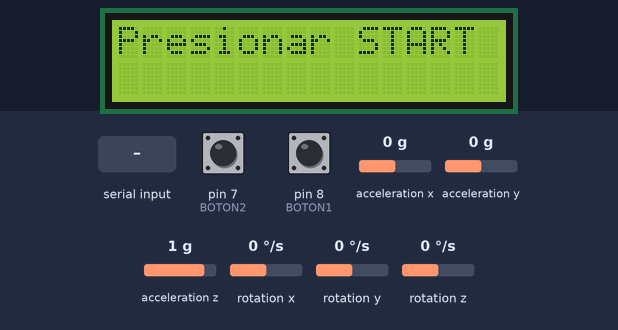
Bench run of a sketch on a simulated Arduino Uno, built with avr-gcc and run on an emulated ATmega328P. Shown: 16×2 character LCD. Inputs (shaded band) come from the test bench; at power-on: pin 8 (BOTON1) LOW, pin 7 (BOTON2) LOW, acceleration x 0 g, acceleration y 0 g, acceleration z 1 g, rotation x 0 °/s, rotation y 0 °/s, rotation z 0 °/s. What the sketch prints to the serial monitor is not drawn.

Above: at 7.2 s.
7.3 s: pin 8 (BOTON1) pulled HIGH for 0.6 s
At 9.4 s:
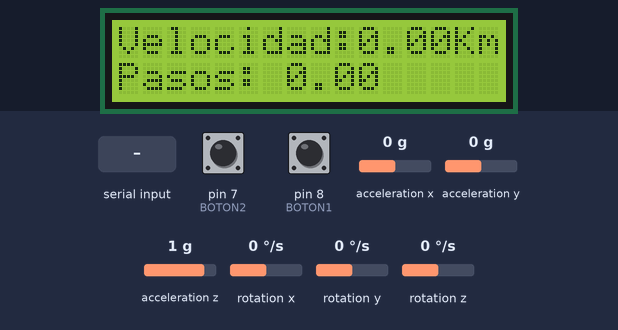
10.9 s: pin 7 (BOTON2) pulled HIGH for 0.6 s
At 11.4 s:
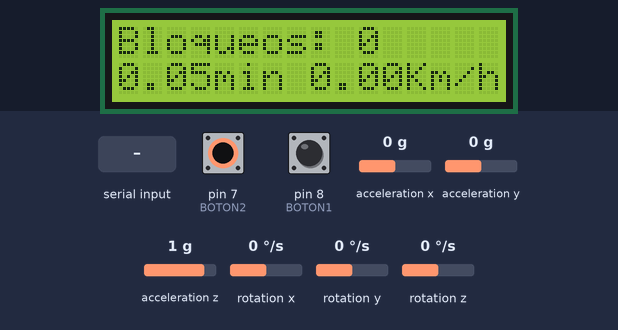
13.0 s: "1" received over the second serial link
At 13.5 s:
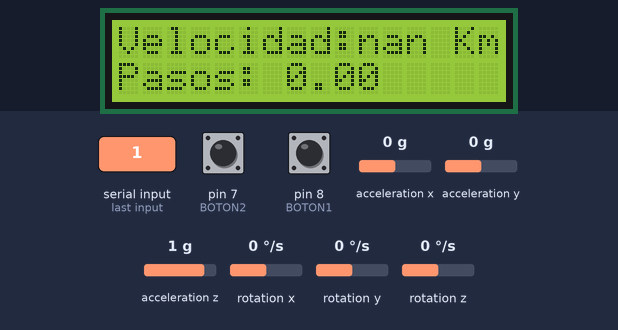
16.0 s: pin 7 (BOTON2) pulled HIGH for 1 s
At 17.7 s:
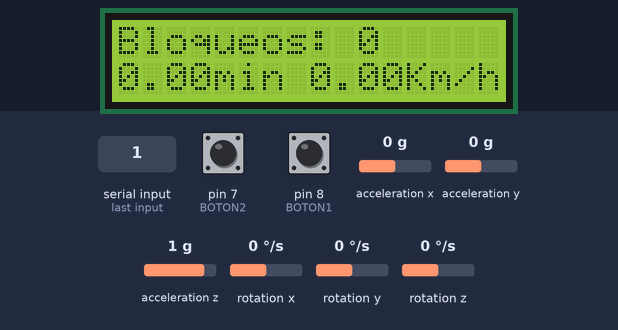
18.5 s: "1\n" received over the second serial link
At 20.3 s:
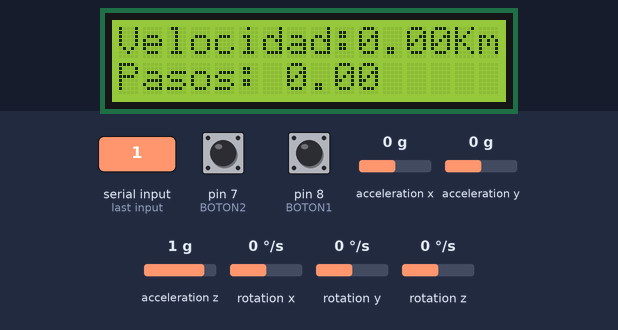
21.5 s: "0" received over the second serial link
At 23.3 s:
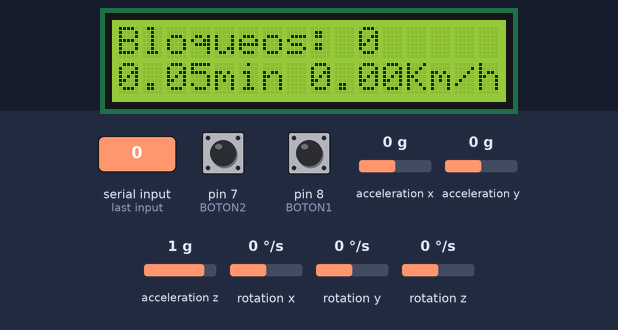
Timing chart, 0 to 24.4 s (numbered marks = the images above; inputs shaded):
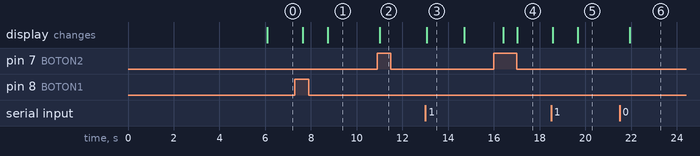

The sketch:

v3.2_ControlBotones-y-MostrarDatos.ino
```cpp
// Control del MPU6050 mediante la libreria I2C
// Libreria MPU6050.h requiere I2Cdev.h
// Libreria I2Cdev.h requiere Wire.h

#include "I2Cdev.h"
#include "MPU6050.h"
#include "Wire.h"
#include <LiquidCrystal_I2C.h>
#include <SoftwareSerial.h>

// El MPU6050 presenta por defecto una direccion de 0x68
MPU6050 mpu;

// Crear el objeto LCD
LiquidCrystal_I2C lcd(0x27, 16,2);

// Crear instancia de SoftwareSerial para el HC-05
SoftwareSerial btSerial(10, 11);

// Valores sin procesar (valores RAW) del acelerometro y giroscopio (ejes x, y, z)
int ax, ay, az; // rango por defecto: -2g a +2g
int gx, gy, gz; // rango por defecto: -250°/sec a +250°/sec

// Valores en el Sistema Internacional
const float accEscala = (2.0 * 9.81 )/ 32768.0;
const float gyroEscala = 250.0 / 32768.0;

////////////////////////////////// VARIABLES /////////////////////////////////////
char command; // Variable para almacenar el comando recibido

String texto = "";  // texto de entrada
int boton1 = 3;     // flag para el botón START
float contP = 0;    // numero de pasos entre bloqueos
float Ptotal = 0;   // numero total de pasos
int bloqueos = 0;   // numero de bloqueos
int cont = 0;       // flag de bloqueos
int pierna = 0;     // flag paso 0: vertical o atras, 1: delante

unsigned long tiempo1 = 0;          // inicio
unsigned long tiempo2 = 0;          // fin
unsigned long tiempo = 0;           // tiempo transcurrido
unsigned long tiempo_actividad = 0; // tiempo de actividad total

float cont_espera = 0;  // tiempo entre un paso y el siguiente
int altura = 0;         // altura del paciente
float cte = 0.000f;     // constante para obtener la longitud del paso
float velocidad = 0.0;  // velocidad
float sum_vel = 0.0;    // sumatorio de la velocidad
int cont_vel = 0;       // contador de lecturas de la velocidad
float velocidadMedia = 0.0;   // velocidad media
float frecuencia;       // frecuencia
float actividadMin;    // tiempo de actividad en minutos


////////////////////////////////// FUNCIONES /////////////////////////////////////

void contarPasos(){
    // Funcion que lee los valores del acelerometro y contabiliza los pasos.
    cont_espera+= 0.5; // contar el tiempo que tarda en dar un paso

        // VALORES PARA LA PIERNA
    if ((ay * accEscala) >= 0.5 ) {  // si la pierna izquierda está hacia delante
      if (pierna == 0){ // si antes estaba en posición de reposo
        pierna = 1; // actualiza el estado de la pierna a "en movimiento".
      }
    // si la pierna está en posición vertical o hacia detrás (posición de reposo)
    } else {
      if (pierna == 1){ // si antes estaba en movimiento
        pierna = 0; // actualiza el estado de la pierna a "en reposo".
        cont_espera = 0; // reinicia el contador de espera.
        contP += 2; // incrementa el contador de pasos en 2.
        Ptotal +=2; //incrementa el nº de pasos totales en 2.
      }
    }
}

void resetActivity() {
  // Reinicia todas las variables y estados relevantes
  contP = 0;
  tiempo = 0;
  tiempo_actividad = 0;
  bloqueos = 0;
  sum_vel = 0.0;
  cont_vel = 0;
  velocidadMedia = 0.0;
  cont_espera = 0;
  Ptotal = 0;
}

void finalizarActividad(){
  // Número de bloqueos
    lcd.setCursor(0,0);
    lcd.print("Bloqueos:");
    lcd.setCursor(10, 0);
    lcd.print(bloqueos);

    // Enviar datos por Bluetooth, solo si no son NaN ni Inf
    if (!isnan(bloqueos)&& !isinf(bloqueos)) {
        btSerial.print("bloqueos:");
        btSerial.println(bloqueos);
    }

    // Número total de pasos

    // Enviar datos por Bluetooth, solo si no son NaN ni Inf
    if (!isnan(Ptotal)&& !isinf(Ptotal)) {
        btSerial.print("Ptotal:");
        btSerial.println(Ptotal);
    }

    // Tiempo total de actividad
    actividadMin = tiempo_actividad/60.;
    lcd.setCursor(0, 1);
    lcd.print(actividadMin);
    lcd.setCursor(4, 1);
    lcd.print("min");

    // Enviar datos por Bluetooth, solo si no son NaN ni Inf
    if (!isnan(actividadMin)&& !isinf(actividadMin)) {
        btSerial.print("actividadMin:");
        btSerial.println(actividadMin);
    }

    // Velocidad media
    lcd.setCursor(8, 1);
    // Cálculo de la velocidad media solo si cont_vel > 0
    if (cont_vel > 0) {
        velocidadMedia = sum_vel / cont_vel;
    }
    lcd.print(velocidadMedia);
    lcd.setCursor(12, 1);
    lcd.print("Km/h");

    // Enviar datos por Bluetooth, solo si no son NaN ni Inf
    if (!isnan(velocidadMedia)&& !isinf(velocidadMedia)) {
        btSerial.print("velocidadMedia:");
        btSerial.println(velocidadMedia);
    }

    resetActivity(); // Llama a una función para resetear la actividad
}

////////////////////////////////////////////////////////// CONFIGURACIÓN DEL ///////////////////////////////////////////////////////////
//////////////////////////////////////////////////////////    PROGRAMA       ///////////////////////////////////////////////////////////

void setup(){

  pinMode(8,INPUT); //BOTON1
  pinMode(7,INPUT); //BOTON2

  Serial.begin(9600);     // Iniciar la comunicación Serial con el PC
  btSerial.begin(9600);   // Iniciar la comunicación Serial con el HC-05
  Wire.begin();           // Iniciar I2C
  mpu.initialize();       // Iniciar mpu
  lcd.init();             // Iniciar LCD
  lcd.backlight();
  lcd.clear();

  // Introducir la altura
  Serial.print("Introduce la altura del paciente (cm): ");
  delay(3000);

  // Mostrar la altura y convertirla a entero
  texto = 155; // fijo para pruebas ------------------------
  Serial.println(texto);
  altura = texto.toInt();

  // Introducir el sexo
  Serial.print("Introduce el sexo del paciente: ");
  delay(3000);

  // Mostrar el sexo
  texto = "mujer"; // fijo para pruebas--------------------
  Serial.println(texto);

  if (texto == "mujer"){
    cte = 0.413f;  // Si se trata de una mujer
  } else {
    cte = 0.415f; // si se trata de un hombre
  }

  lcd.setCursor(0, 0);
  lcd.print("Presionar START");
}


////////////////////////////////////////////////////////// PROGRAMA PRINCIPAL ///////////////////////////////////////////////////////////

void loop(){

  // Verificar si hay un comando disponible a través de Bluetooth
  if (btSerial.available()) {
    char command = btSerial.read();

    if (command == '1') {
      boton1 = 1; // Iniciar la actividad como si se presionara el botón físico
      tiempo1 = millis() / 1000;
      lcd.clear();
    } else if (command == '0') {
      boton1 = 0; // Finalizar la actividad como si se presionara el botón físico
      lcd.clear();
      finalizarActividad();
    }
  }

  // Verificar si hay acción disponible a través de hardware

  if (digitalRead(8) == HIGH){  // botón START presionado
    boton1 = 1;                 // cambiar el estado del boton
    btSerial.println('1');      // Enviar estado al script de Python
    tiempo1 = millis()/1000;    // inicializamos el tiempo
    lcd.clear();                // borrar el contenido del lcd
  }
  if (digitalRead(7) == HIGH){  // botón STOP presionado
    boton1 = 0;                 // cambiar el estado del boton
    btSerial.println('0');      // Enviar estado al script de Python
    lcd.clear();                // borrar el contenido del lcd
    finalizarActividad();
  }

  // Funcionamiento según el estado del botón

  if (boton1 == 1){ // INICIO DE LA MARCHA
    // Leer el tiempo en ese instante y dividirlo entre 1000 para obtener el tiempo en segundos
    tiempo2 = millis()/1000;
    mpu.getAcceleration(&ax, &ay, &az); // leer ejes del acelerometro
    mpu.getRotation(&gx, &gy, &gz);     // leer ejes del giroscopio

    // PASOS
    contarPasos(); // contamos los pasos
    lcd.setCursor(0, 1);
    lcd.print("Pasos:");
    lcd.setCursor(7, 1);
    lcd.print(contP);

    // Enviar datos por Bluetooth, solo si no son 0, NaN ni Inf
    if (contP > 0 && !isnan(contP) && !isinf(contP)) {
        btSerial.print("contP:");
        btSerial.println(contP);
    }

    // TIEMPO
    lcd.setCursor(0, 0);
    lcd.print("Tiempo:");
    lcd.setCursor(8, 0);
    lcd.print(tiempo);
    lcd.setCursor(11, 0);
    lcd.print("s");

    // Enviar datos por Bluetooth, solo si no son 0, NaN ni Inf
    if (tiempo > 0 && !isnan(tiempo)&& !isinf(tiempo)) {
        btSerial.print("tiempo:");
        btSerial.println(tiempo);
    }

    // FRECUENCIA
    frecuencia = (contP/tiempo);

    //VELOCIDAD (Km/h)
    velocidad = frecuencia*60*60*cte*altura/100000.;

    lcd.setCursor(0, 0);
    lcd.print("Velocidad:");
    lcd.setCursor(10, 0);
    lcd.print(velocidad);
    lcd.setCursor(14, 0);
    lcd.print("Km/h");

    // Enviar datos por Bluetooth, solo si no son 0, NaN ni Inf
    if (velocidad > 0 && !isnan(velocidad)&& !isinf(velocidad)) {
        btSerial.print("velocidad:");
        btSerial.println(velocidad);
    }

    // mientras entre un paso y el siguiente haya menos de 5 segundos
    if (cont_espera < 5){
      tiempo += tiempo2 - tiempo1;           // incrementar tiempo
      tiempo_actividad += tiempo2 - tiempo1; // incrementar tiempo actividad
      cont = 0;                              // contador a 0

      // si la velocidad es menor de 100
      if (velocidad < 100){
        sum_vel = sum_vel + velocidad ; // sumar velocidad al total
        cont_vel ++;                    // incrementar contador
      }
    }

    tiempo1 = tiempo2; // Actualizar tiempo

    // Si tarda más de 5 segundos en dar el siguiente paso
    if (cont_espera >= 5){
      cont++; // incrementar contador

      // la primera vez que detecta el bloqueo
      if (cont == 1){
        bloqueos++; // incrementar el número de bloqueos
      }

      // mostrar en el lcd un mensaje de aviso
      lcd.clear();
      lcd.setCursor(3, 0);
      lcd.print("IZQUIERDA");

      btSerial.println("IZQUIERDA");  //ahora por bluetooth

      // restart
      tiempo = 0;
      contP = 0;
    }
  }
  delay(500); // leer cada medio segundo
}
```

Measured:
- after the input at 7.3 s, the display: first changes after 0.33 s (image 1 shows a later state)
- after the input at 10.9 s, the display: changes after 0.11 s (image 2)
- after the input at 13.0 s, the display: changes after 0.06 s (image 3)
- after the input at 16.0 s, the display: first changes after 0.42 s (image 4 shows a later state)
- after the input at 18.5 s, the display: first changes after 0.07 s (image 5 shows a later state)
- after the input at 21.5 s, the display: changes after 0.44 s (image 6)
- what the display in image 3 shows lasts 1.6 s, from 13.1 s to 14.7 s
